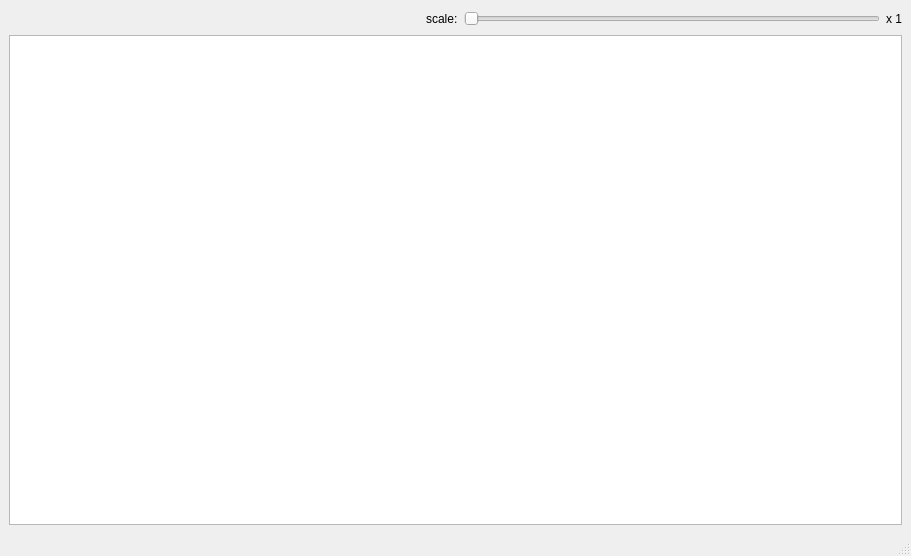
<?xml version="1.0" encoding="UTF-8"?>
<ui version="4.0">
 <class>MainWindow</class>
 <widget class="QMainWindow" name="MainWindow">
  <property name="geometry">
   <rect>
    <x>0</x>
    <y>0</y>
    <width>911</width>
    <height>556</height>
   </rect>
  </property>
  <property name="windowTitle">
   <string>draw Mech</string>
  </property>
  <widget class="QWidget" name="centralwidget">
   <layout class="QGridLayout" name="gridLayout_2">
    <item row="0" column="0">
     <layout class="QVBoxLayout" name="verticalLayout_2">
      <item>
       <layout class="QHBoxLayout" name="horizontalLayout_7">
        <item>
         <spacer name="horizontalSpacer_3">
          <property name="orientation">
           <enum>Qt::Horizontal</enum>
          </property>
          <property name="sizeHint" stdset="0">
           <size>
            <width>40</width>
            <height>20</height>
           </size>
          </property>
         </spacer>
        </item>
        <item>
         <widget class="QLabel" name="label_7">
          <property name="text">
           <string>scale:</string>
          </property>
         </widget>
        </item>
        <item>
         <widget class="QSlider" name="sl_scale">
          <property name="minimum">
           <number>1</number>
          </property>
          <property name="maximum">
           <number>100</number>
          </property>
          <property name="orientation">
           <enum>Qt::Horizontal</enum>
          </property>
         </widget>
        </item>
        <item>
         <widget class="QLabel" name="l_scale">
          <property name="text">
           <string>x 1</string>
          </property>
         </widget>
        </item>
       </layout>
      </item>
      <item>
       <widget class="QGraphicsView" name="graphicsView_A"/>
      </item>
     </layout>
    </item>
   </layout>
  </widget>
  <widget class="QMenuBar" name="menubar">
   <property name="geometry">
    <rect>
     <x>0</x>
     <y>0</y>
     <width>911</width>
     <height>22</height>
    </rect>
   </property>
  </widget>
  <widget class="QStatusBar" name="statusbar"/>
 </widget>
 <resources/>
 <connections/>
</ui>
